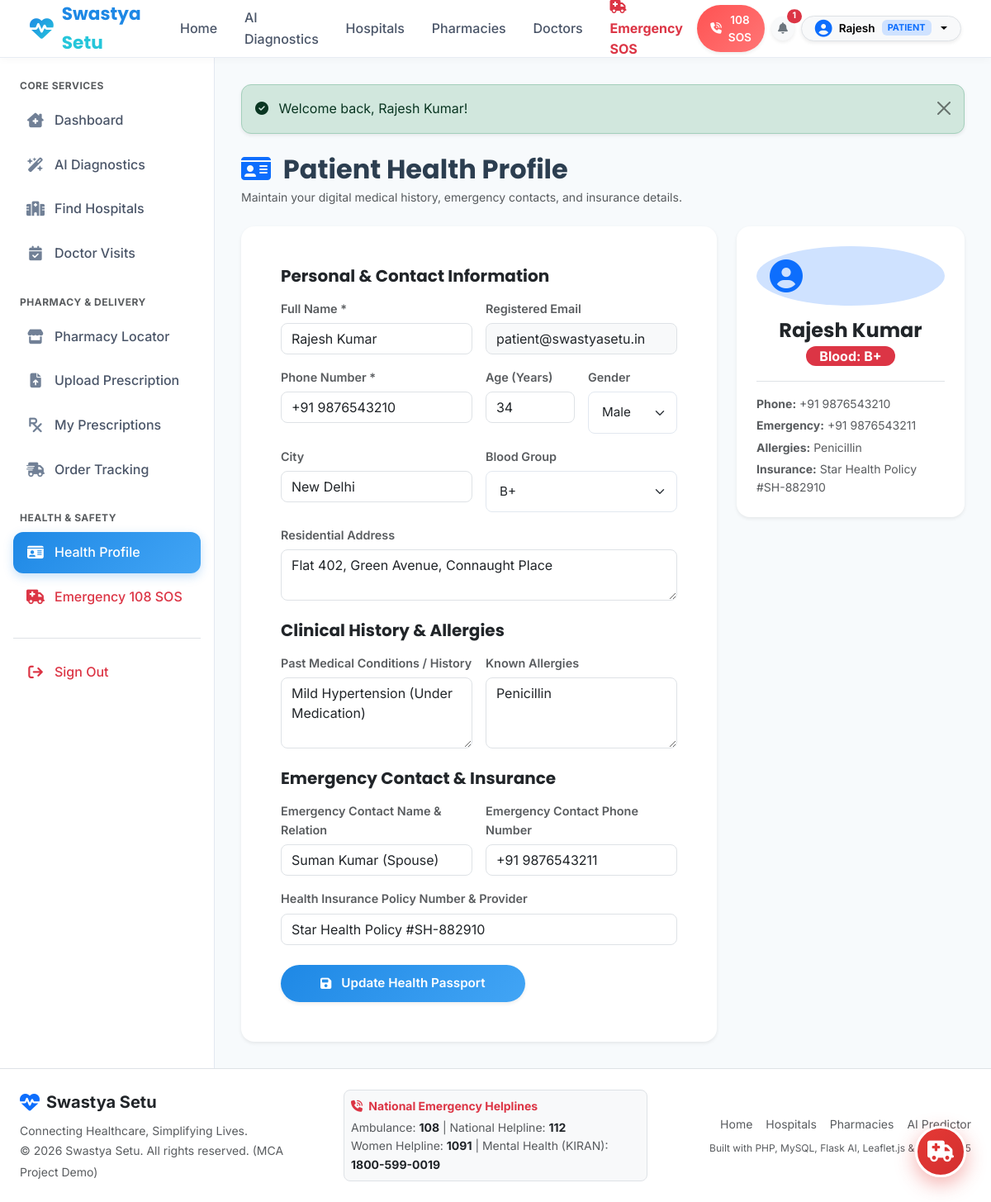
The app's page /user/profile.php (signed in) with its own data.
### tables this page shows
CREATE TABLE IF NOT EXISTS `user_profiles` (
  `id` INT AUTO_INCREMENT PRIMARY KEY,
  `user_id` INT NOT NULL UNIQUE,
  `blood_group` VARCHAR(10) DEFAULT 'O+',
  `age` INT DEFAULT 30,
  `gender` ENUM('Male', 'Female', 'Other') DEFAULT 'Male',
  `address` TEXT NULL,
  `city` VARCHAR(100) DEFAULT 'New Delhi',
  `emergency_contact_name` VARCHAR(150) DEFAULT 'Suman Kumar (Family)',
  `emergency_contact_phone` VARCHAR(20) DEFAULT '+91 9876543210',
  `medical_history` TEXT NULL,
  `allergies` TEXT NULL,
  `insurance_info` VARCHAR(255) DEFAULT 'Star Health Comprehensive (#SH-90812)',
  CONSTRAINT fk_user_profile FOREIGN KEY (`user_id`) REFERENCES `users`(`id`) ON DELETE CASCADE
);

### includes/auth.php (called while the page is built, shortened)
<?php
require_once __DIR__ . '/functions.php';
function isLoggedIn(): bool {
    return isset($_SESSION['user_id']) && !empty($_SESSION['user_id']);
}
function currentUser(): ?array {
    if (isset($_SESSION['user'])) {
        return $_SESSION['user'];
    }
    return null;
}

### user/profile.php (the view, shortened to what this page needs)
<?php
require_once __DIR__ . '/../includes/functions.php';
require_once __DIR__ . '/../includes/auth.php';
$user = currentUser();
$db = getDB();
$profStmt = $db->prepare("SELECT * FROM user_profiles WHERE user_id = ? LIMIT 1");
$profStmt->execute([$user['id']]);
$profile = $profStmt->fetch() ?: [];
require_once __DIR__ . '/../includes/header.php';
?>
<div class="d-flex">
    <?php require_once __DIR__ . '/../includes/sidebar.php'; ?>
    <div class="content-wrapper">
        <div class="container-fluid p-0">
            <?= displayFlash() ?>
            <div class="mb-4">
                <h2 class="fw-bold mb-1"><i class="fa-solid fa-id-card text-primary me-2"></i> Patient Health Profile</h2>
                <p class="text-muted small mb-0">Maintain your digital medical history, emergency contacts, and insurance details.</p>
            </div>
            <div class="row g-4">
                <div class="col-lg-8">
                    <div class="card border-0 shadow-sm rounded-4 p-4 p-md-5 bg-white">
                        <form method="POST" action="profile.php">
                            <h5 class="fw-bold text-dark mb-3">Personal & Contact Information</h5>
                            <div class="row g-3 mb-4">
                                <div class="col-md-6">
                                    <label class="form-label small fw-semibold text-muted">Full Name *</label>
                                    <input type="text" name="name" class="form-control rounded-3" value="<?= htmlspecialchars($user['name']) ?>" required>
                                </div>
                                <div class="col-md-6">
                                    <label class="form-label small fw-semibold text-muted">Registered Email</label>
                                    <input type="email" class="form-control rounded-3 bg-light" value="<?= htmlspecialchars($user['email']) ?>" readonly>
                                </div>
                                <div class="col-md-6">
                                    <label class="form-label small fw-semibold text-muted">Phone Number *</label>
                                    <input type="tel" name="phone" class="form-control rounded-3" value="<?= htmlspecialchars($user['phone']) ?>" required>
                                </div>
                                <div class="col-md-3">
                                    <label class="form-label small fw-semibold text-muted">Age (Years)</label>
                                    <input type="number" name="age" class="form-control rounded-3" value="<?= htmlspecialchars($profile['age'] ?? 30) ?>">
                                </div>
                                <div class="col-md-3">
                                    <label class="form-label small fw-semibold text-muted">Gender</label>
                                    <select name="gender" class="form-select rounded-3">
                                        <option value="Male" <?= ($profile['gender'] ?? '') === 'Male' ? 'selected' : '' ?>>Male</option>
                                    </select>
                                </div>
                                <div class="col-md-6">
                                    <label class="form-label small fw-semibold text-muted">City</label>
                                    <input type="text" name="city" class="form-control rounded-3" value="<?= htmlspecialchars($profile['city'] ?? 'New Delhi') ?>">
                                </div>
                                <div class="col-md-6">
                                    <label class="form-label small fw-semibold text-muted">Blood Group</label>
                                    <select name="blood_group" class="form-select rounded-3">
                                        <?php foreach (['A+', 'A-', 'B+', 'B-', 'O+', 'O-', 'AB+', 'AB-'] as $bg): ?>
                                            <option value="<?= $bg ?>" <?= ($profile['blood_group'] ?? '') === $bg ? 'selected' : '' ?>><?= $bg ?></option>
                                        <?php endforeach; ?>
                                    </select>
                                </div>
                                <div class="col-12">
                                    <label class="form-label small fw-semibold text-muted">Residential Address</label>
                                    <textarea name="address" class="form-control rounded-3" rows="2"><?= htmlspecialchars($profile['address'] ?? '') ?></textarea>
                                </div>
                            </div>
                            <h5 class="fw-bold text-dark mb-3">Clinical History & Allergies</h5>
                            <div class="row g-3 mb-4">
                                <div class="col-md-6">
                                    <label class="form-label small fw-semibold text-muted">Past Medical Conditions / History</label>
                                    <textarea name="medical_history" class="form-control rounded-3" rows="3" placeholder="e.g. Mild Hypertension, Asthma, Type 2 Diabetes..."><?= htmlspecialchars($profile['medical_history'] ?? '') ?></textarea>
                                </div>
                                <div class="col-md-6">
                                    <label class="form-label small fw-semibold text-muted">Known Allergies</label>
                                    <textarea name="allergies" class="form-control rounded-3" rows="3" placeholder="e.g. Penicillin, Sulfa drugs, Peanuts, Dust..."><?= htmlspecialchars($profile['allergies'] ?? '') ?></textarea>
                                </div>
                            </div>
                            <h5 class="fw-bold text-dark mb-3">Emergency Contact & Insurance</h5>
                            <div class="row g-3 mb-4">
                                <div class="col-md-6">
                                    <label class="form-label small fw-semibold text-muted">Emergency Contact Name & Relation</label>
                                    <input type="text" name="emergency_contact_name" class="form-control rounded-3" value="<?= htmlspecialchars($profile['emergency_contact_name'] ?? 'Family Contact') ?>">
                                </div>
                                <div class="col-md-6">
                                    <label class="form-label small fw-semibold text-muted">Emergency Contact Phone Number</label>
                                    <input type="tel" name="emergency_contact_phone" class="form-control rounded-3" value="<?= htmlspecialchars($profile['emergency_contact_phone'] ?? '+91 9876543210') ?>">
                                </div>
                                <div class="col-12">
                                    <label class="form-label small fw-semibold text-muted">Health Insurance Policy Number & Provider</label>
                                    <input type="text" name="insurance_info" class="form-control rounded-3" value="<?= htmlspecialchars($profile['insurance_info'] ?? 'Star Health Comprehensive (#SH-90812)') ?>" placeholder="Policy details for hospital cashless admission">
                                </div>
                            </div>
                            <button type="submit" class="btn btn-primary rounded-pill px-5 fw-semibold shadow-sm">
                                <i class="fa-solid fa-floppy-disk me-1"></i> Update Health Passport
                            </button>
                        </form>
                    </div>
                </div>
                <div class="col-lg-4">
                    <div class="card border-0 shadow-sm rounded-4 p-4 bg-white text-center mb-4">
                        <div class="d-inline-flex p-3 rounded-circle bg-primary-subtle text-primary mb-3">
                            <i class="fa-solid fa-circle-user fs-1"></i>
                        </div>
                        <h4 class="fw-bold text-dark mb-1"><?= htmlspecialchars($user['name']) ?></h4>
                        <div class="mb-3">
                            <span class="badge bg-danger rounded-pill px-3 py-1 fs-6">Blood: <?= htmlspecialchars($profile['blood_group'] ?? 'O+') ?></span>
                        </div>
                        <div class="text-start small text-muted border-top pt-3">
                            <p class="mb-1"><strong>Phone:</strong> <?= htmlspecialchars($user['phone']) ?></p>
                            <p class="mb-1"><strong>Emergency:</strong> <?= htmlspecialchars($profile['emergency_contact_phone'] ?? 'N/A') ?></p>
                            <p class="mb-1"><strong>Allergies:</strong> <?= htmlspecialchars($profile['allergies'] ?: 'None reported') ?></p>
                            <p class="mb-0"><strong>Insurance:</strong> <?= htmlspecialchars($profile['insurance_info'] ?: 'None') ?></p>
                        </div>
                    </div>
                </div>
            </div>
        </div>
    </div>
</div>
<?php require_once __DIR__ . '/../includes/footer.php'; ?>

### css/styles.css (style rules this page uses)
:root { --primary: #1E88E5; --primary-dark: #1565C0; --primary-light: #E3F2FD; --secondary: #42A5F5; --accent: #26C6DA; --accent-light: #E0F7FA; --bg: #F7FAFC; --card-bg: #FFFFFF; --text-main: #2C3E50; --text-muted: #7F8C8D; --text-light: #95A5A6; --border-color: #E2E8F0; --danger: #FF5252; --danger-light: #FFEBEE; --success: #2ECC71; --success-light: #E8F8F5; --warning: #F39C12; --warning-light: #FEF9E7; --font-heading: 'Poppins', sans-serif; --font-body: 'Inter', sans-serif; --shadow-sm: 0 2px 8px rgba(30, 136, 229, 0.06); --shadow-md: 0 8px 24px rgba(30, 136, 229, 0.1); --shadow-lg: 0 16px 36px rgba(0, 0, 0, 0.08); --shadow-glass: 0 8px 32px 0 rgba(31, 38, 135, 0.07); --radius-sm: 8px; --radius-md: 14px; --radius-lg: 20px; --radius-full: 9999px; --transition-fast: all 0.2s cubic-bezier(0.4, 0, 0.2, 1); --transition-normal: all 0.3s cubic-bezier(0.4, 0, 0.2, 1); }
* { margin: 0; padding: 0; box-sizing: border-box; }
html { scroll-behavior: smooth; }
body { font-family: var(--font-body); background-color: var(--bg); color: var(--text-main); line-height: 1.6; overflow-x: hidden; }
h1, h2, h3, h4, h5, h6 { font-family: var(--font-heading); font-weight: 600; color: var(--text-main); }
button, input, select, textarea { font-family: inherit; outline: none; }
.btn { display: inline-flex; align-items: center; justify-content: center; gap: 8px; padding: 0.7rem 1.4rem; font-size: 0.95rem; font-weight: 600; border-radius: var(--radius-md); border: none; cursor: pointer; transition: var(--transition-fast); }
.btn-primary { background: linear-gradient(135deg, var(--primary), var(--secondary)); color: #FFFFFF; box-shadow: 0 4px 12px rgba(30, 136, 229, 0.25); }
.card { background: var(--card-bg); border-radius: var(--radius-lg); padding: 1.5rem; border: 1px solid var(--border-color); box-shadow: var(--shadow-sm); transition: var(--transition-normal); }
.form-label { display: block; font-weight: 500; margin-bottom: 6px; font-size: 0.9rem; }
.form-input, .form-select, .form-textarea { width: 100%; padding: 0.8rem 1rem; border: 1px solid var(--border-color); border-radius: var(--radius-md); font-size: 0.95rem; transition: var(--transition-fast); }

### includes/header.php (style rules this page uses)
:root { --primary: #1E88E5; --primary-dark: #1565C0; --secondary: #42A5F5; --accent: #26C6DA; --bg-light: #F7FAFC; }
body { font-family: 'Inter', sans-serif; background-color: var(--bg-light); color: #2C3E50; min-height: 100vh; display: flex; flex-direction: column; }
h1, h2, h3, h4, h5, h6 { font-family: 'Poppins', sans-serif; }
.content-wrapper { flex: 1; padding: 2rem; overflow-y: auto; }

### records on screen
user_profiles: age "34", gender "Male", city "New Delhi", blood_group "B+", address "Flat 402, Green Avenue, Connaught Place", medical_history "Mild Hypertension (Under Medication)", allergies "Penicillin", emergency_contact_name "Suman Kumar (Spouse)", emergency_contact_phone "+91 9876543211", insurance_info "Star Health Policy #SH-882910"

### other values on screen
$unreadNotifCount "1"
explode(' ', $user['name'])[0] "Rajesh"
$user['role'] "PATIENT"
$f['message'] "Welcome back, Rajesh Kumar!"
$user['name'] "Rajesh Kumar"
$user['phone'] "+91 9876543210"
APP_NAME "Swastya Setu"
APP_TAGLINE "Connecting Healthcare, Simplifying Lives."
